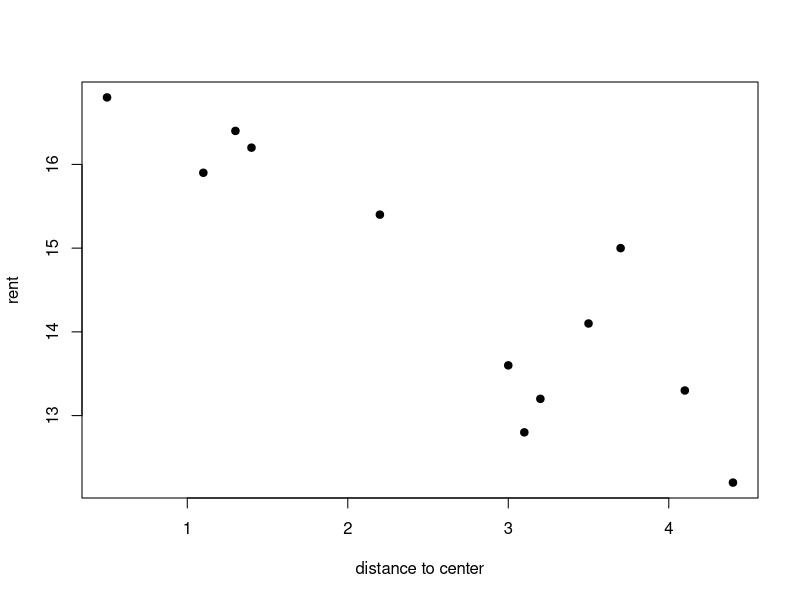

Reproduce this figure in R. (Note: this script raises an error after producing the figure.)
# Rent Example

# data
x <- c(0.5,1.4,1.1,2.2,1.3,3.2,3.1,4.4,3.7,3,3.5,4.1)
y <- c(16.8,16.2,15.9,15.4,16.4,13.2,12.8,12.2,15,13.6,14.1,13.3)

# plot
plot(x,y,xlab="distance to center",ylab="rent",pch=19)


# Goldfeld-Quandt-Test

# Estimation for group inner-city (Observations 1...5)
regrI <- lm(y[1:5]~x[1:5])
SuuI <- sum(residuals(regrI)^2)
print(SuuI)

# Estimation for group suburban (Observations 6...12)
regrII <- lm(y[6:12]~x[6:12])
SuuII <- sum(residuals(regrII)^2)
print(SuuII)

print(paste("Test statistic F=",(SuuII/5)/(SuuI/3)))
print(paste("5% critical value =",qf(0.95,5,3)))

# White-Test

regr <- lm(y~x)
uhat <- residuals(regr)
aux <- lm(uhat^2~x+I(x^2))
psummary(aux)
aux$

# Whites HC standard errors
X <- cbind(1,x)
betahat <- solve(t(X)%*%X)%*%t(X)%*%y
uhat <- y- X%*%betahat 
What <- diag(uhat^2)
Covbetahat <- solve(t(X)%*%X)%*%t(X)%*%What%*%X%*%solve(t(X)%*%X)
print(sqrt(diag(Covbetahat)))